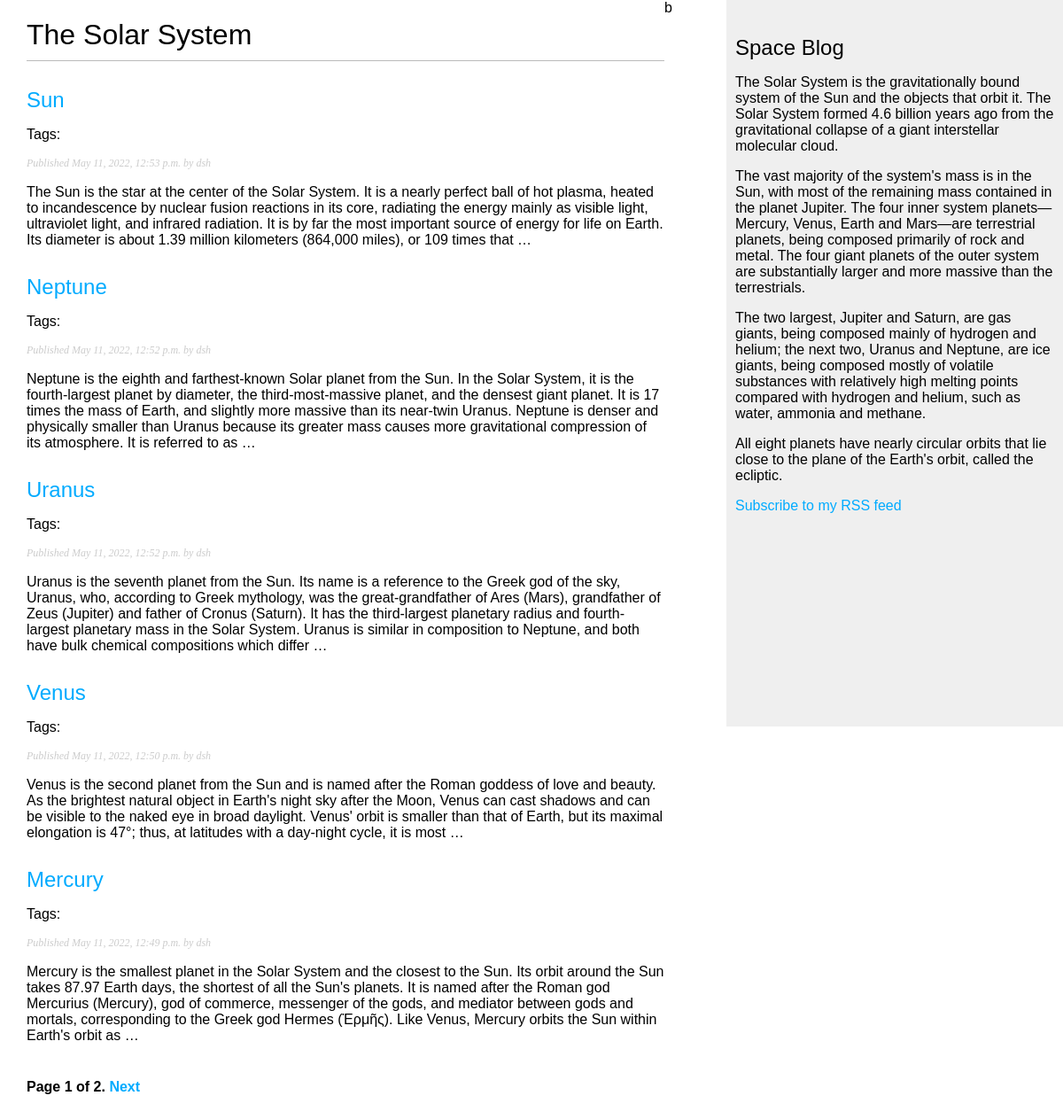
Screenshot of /blog/ with the database file from the repository.
### blog/models.py (models this page shows, shortened)
class Post(models.Model):
    STATUS_CHOICES = (
        ('draft', 'Draft'),
        ('published', 'Published'),
    )
    title = models.CharField(max_length=250)
    slug = models.SlugField(max_length=250,unique_for_date='publish')
    author = models.ForeignKey(User,on_delete=models.CASCADE,related_name='blog_post')
    body = models.TextField()
    publish = models.DateTimeField(default=timezone.now)
    created = models.DateTimeField(auto_now_add=True)
    updated = models.DateTimeField(auto_now=True)
    status = models.CharField(max_length=10,choices=STATUS_CHOICES,default='draft')
    objects = models.Manager()  # менеджер по умолчанию
    published = PublishedManager() # новый менеджер
    tags = TaggableManager()
    def get_absolute_url(self):
        return reverse('blog:post_detail',
                       args=[self.publish.year,
                             self.publish.month,
                             self.publish.day,
                             self.slug])
    class Meta:
        ordering = ('-publish',)

### blog/views.py (the view)
# urls.py: path('',views.post_list,name='post_list'),
def post_list(request, tag_slug=None):
    posts = Post.published.all()
    tag=None
    if tag_slug:
        tag = get_object_or_404(Tag, slug=tag_slug)
        object_list = posts.filter(tags__in=[tag])
    paginator = Paginator(posts, 5)  # 3 posts in each page
    page = request.GET.get('page')
    try:
        posts = paginator.page(page)
    except PageNotAnInteger:
        posts = paginator.page(1)
    except EmptyPage:
        posts = paginator.page(paginator.num_pages)
    return render(request,
                  'blog/post/list.html',
                  {'page': page,
                   'posts': posts,
                   'tag': tag})
    return render(request,
                  'blog/post/list.html',
                  {'posts': posts,
                   'tag': tag})

### blog/models.py (called while the page is built)
    def get_queryset(self):
        return super().get_queryset().filter(status='published')

### blog/templates/blog/post/list.html (shortened to what this page needs)
{% extends "blog/base.html" %}
{% block content %}
  <h1>The Solar System</h1>
  {% for post in posts %}
    <h2>
      <a href="{{ post.get_absolute_url }}">
        {{ post.title }}
      </a>
    </h2>
    <p class="tags">
      Tags:
    </p>
    <p class="date">
      Published {{ post.publish }} by {{ post.author }}
    </p>
    {{ post.body|truncatewords:70|linebreaks }}
  {% endfor %}
  {% include "pagination.html" with page=posts %}
{% endblock %}

### blog/templates/blog/base.html (shortened to what this page needs)
{% load static %}
<!DOCTYPE html>
<html>
<head>
    <link href="{% static "css/blog.css" %}" rel="stylesheet">
</head>
<body>
    <div id="content">
        {% block content %}
        {% endblock %}
    </div>
    <div id="sidebar">
        <h2>Space Blog</h2>
        <p>The Solar System is the gravitationally bound system of the Sun and the objects that orbit it. The Solar System formed 4.6 billion years ago from the gravitational collapse of a giant interstellar molecular cloud.</p>
        <p>The vast majority of the system's mass is in the Sun, with most of the remaining mass contained in the planet Jupiter. The four inner system planets—Mercury, Venus, Earth and Mars—are terrestrial planets, being composed primarily of rock and metal. The four giant planets of the outer system are substantially larger and more massive than the terrestrials. </p>
        <p>The two largest, Jupiter and Saturn, are gas giants, being composed mainly of hydrogen and helium; the next two, Uranus and Neptune, are ice giants, being composed mostly of volatile substances with relatively high melting points compared with hydrogen and helium, such as water, ammonia and methane.</p>
        <P>All eight planets have nearly circular orbits that lie close to the plane of the Earth's orbit, called the ecliptic.</P>
        <p><a href="{% url "blog:post_feed" %}">Subscribe to my RSS feed</a></p>
    </div>
</body>
</html>

### blog/templates/pagination.html (shortened to what this page needs)
<div class="pagination">
  <span class="step-links">
    <span class="current">
      Page {{ page.number }} of {{ page.paginator.num_pages }}.
    </span>
      {% if page.has_next %}
        <a href="?page={{ page.next_page_number }}">Next</a>
      {% endif %}
  </span>
</div>

### blog/static/css/blog.css (style rules this page uses)
body { margin:0; padding:0; font-family:helvetica, sans-serif; }
a { color:#00abff; text-decoration:none; }
h1 { font-weight:normal; border-bottom:1px solid #bbb; padding:0 0 10px 0; }
h2 { font-weight:normal; margin:30px 0 0; }
#content { float:left; width:60%; padding:0 0 0 30px; }
#sidebar { float:right; width:30%; padding:10px; background:#efefef; height:100%; }
p.date { color:#ccc; font-family: georgia, serif; font-size: 12px; font-style: italic; }
.pagination { margin:40px 0; font-weight:bold; }

### rows the page displays
Post: title "Sun", publish "May 11, 2022, 12:53 p.m.", author "dsh", body "The Sun is the star at the center of the Solar System. It is a nearly perfect ball of hot plasma, heated to incandescence by nuclear fusion reactions in its core, radiating the energy mainly as visible light, ultraviolet light, and infrared radiation. It is by far the most important source of energy for life on Earth. Its diameter is about 1.39 million kilometers (864,000 miles), or 109 times that …"
Post: title "Neptune", publish "May 11, 2022, 12:52 p.m.", author "dsh", body "Neptune is the eighth and farthest-known Solar planet from the Sun. In the Solar System, it is the fourth-largest planet by diameter, the third-most-massive planet, and the densest giant planet. It is 17 times the mass of Earth, and slightly more massive than its near-twin Uranus. Neptune is denser and physically smaller than Uranus because its greater mass causes more gravitational compression of its atmosphere. It is referred to as …"
Post: title "Uranus", publish "May 11, 2022, 12:52 p.m.", author "dsh", body "Uranus is the seventh planet from the Sun. Its name is a reference to the Greek god of the sky, Uranus, who, according to Greek mythology, was the great-grandfather of Ares (Mars), grandfather of Zeus (Jupiter) and father of Cronus (Saturn). It has the third-largest planetary radius and fourth-largest planetary mass in the Solar System. Uranus is similar in composition to Neptune, and both have bulk chemical compositions which differ …"
Post: title "Venus", publish "May 11, 2022, 12:50 p.m.", author "dsh", body "Venus is the second planet from the Sun and is named after the Roman goddess of love and beauty. As the brightest natural object in Earth's night sky after the Moon, Venus can cast shadows and can be visible to the naked eye in broad daylight. Venus' orbit is smaller than that of Earth, but its maximal elongation is 47°; thus, at latitudes with a day-night cycle, it is most …"
Post: title "Mercury", publish "May 11, 2022, 12:49 p.m.", author "dsh", body "Mercury is the smallest planet in the Solar System and the closest to the Sun. Its orbit around the Sun takes 87.97 Earth days, the shortest of all the Sun's planets. It is named after the Roman god Mercurius (Mercury), god of commerce, messenger of the gods, and mediator between gods and mortals, corresponding to the Greek god Hermes (Ἑρμῆς). Like Venus, Mercury orbits the Sun within Earth's orbit as …"

### other values shown
{{ page.number }} "1"
{{ page.paginator.num_pages }} "2"
